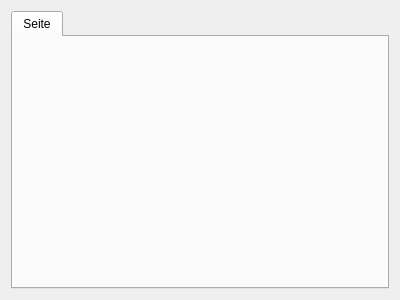
<?xml version="1.0" encoding="UTF-8"?>
<ui version="4.0">
 <class>ChatWidget2</class>
 <widget class="QWidget" name="ChatWidget2">
  <property name="geometry">
   <rect>
    <x>0</x>
    <y>0</y>
    <width>400</width>
    <height>300</height>
   </rect>
  </property>
  <property name="contextMenuPolicy">
   <enum>Qt::DefaultContextMenu</enum>
  </property>
  <property name="windowTitle">
   <string>Form</string>
  </property>
  <layout class="QGridLayout" name="gridLayout_2">
   <item row="0" column="0">
    <widget class="QTabWidget" name="tabWidget">
     <widget class="QWidget" name="tab">
      <attribute name="title">
       <string>Seite</string>
      </attribute>
     </widget>
    </widget>
   </item>
  </layout>
 </widget>
 <resources/>
 <connections/>
</ui>
